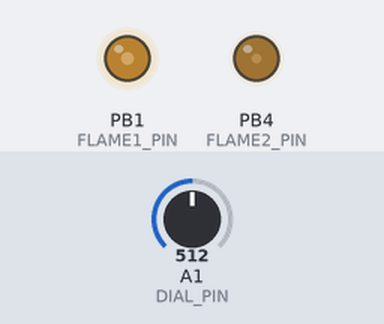
Bench run of a sketch on a simulated ATtiny85, built with avr-gcc and run on an emulated ATtiny85. Parts: output pins drawn as LEDs (lit = HIGH). The inputs (shaded band) are chosen by the test bench; at power-on: A1 (DIAL_PIN) = 512. Random numbers use the default seed unless the sketch sets one.

Above: at 1.2 s.
1.3 s: A1 (DIAL_PIN) set to 716
At 1.69 s:
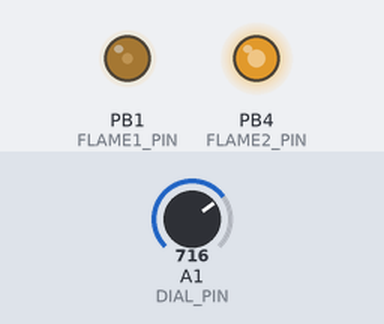
4.3 s: A1 (DIAL_PIN) set to 900
At 4.47 s:
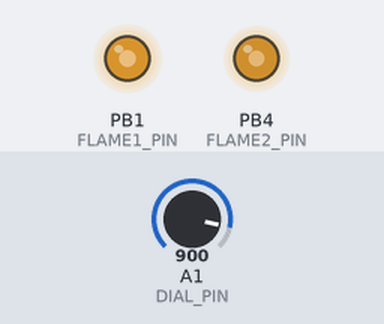
7.3 s: A1 (DIAL_PIN) set to 1023
At 7.56 s:
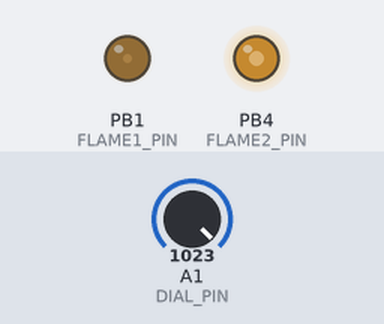
Timing chart, 0 to 32.9 s (numbered marks = the images above; inputs shaded):
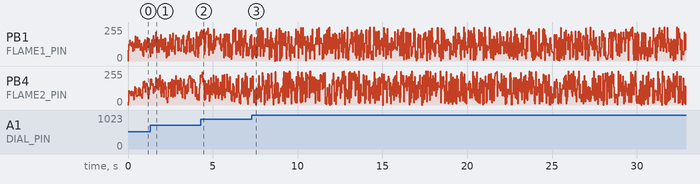

The sketch:

FlickerKit.ino
```cpp
/*

  LED/FlameKit
  __subtitle__

  For info and circuit diagrams see https://github.com/tardate/LittleArduinoProjects/tree/main/Electronics101/LED/FlameKit

 */

#include "flame.h"
#include "dial.h"

Flame flame1;
Flame flame2;
Dial dial;

const int FLAME1_PIN = 1; // ATtiny85 DIP8: PB1, pin 6
const int FLAME2_PIN = 4; // ATtiny85 DIP8: PB4, pin 3
const int DIAL_PIN = A1; // ATtiny85 DIP8: pin 7

/*
 * Command: one-time setup
 */
void setup() {
  dial.setup(DIAL_PIN, 100, 100);
  flame1.setup(FLAME1_PIN, 50, 30);
  flame2.setup(FLAME2_PIN, 30, 30);
}

/*
 * Command: main loop
 */
void loop() {
  dial.update();
  flame1.flicker(dial.level);
  flame2.flicker(dial.level);
}
```

dial.cpp
```cpp
#include "dial.h"

void Dial::setup(int control_pin, int delay, int scale) {
  _control_pin = control_pin;
  pinMode(_control_pin, INPUT);

  _update_delay = delay;
  _next_update  = millis() + _update_delay;

  _scale = scale;

  read();
}

void Dial::update() {
  if (millis() >= _next_update) {
    _next_update += _update_delay;
    read();
  }
}

void Dial::read() {
  level = map(analogRead(_control_pin), 0, 1023, 0, _scale);
}
```

dial.h
```cpp
#pragma once

#include <Arduino.h>

class Dial
{
  public:
    void setup(int control_pin, int delay = 100, int scale = 1023);
    void update();
    int level;

  private:
    int _scale;
    int _control_pin;
    int _update_delay;
    unsigned long _next_update;
    void read();
};
```

flame.cpp
```cpp
#include "flame.h"

void Flame::setup(int pin, int mix, int delay) {
  _pin = pin;
  _mix = mix;
  _update_delay = delay;
  // randomise the first update to prevent multiple flames being in sync
  _next_update  = millis() + random(_update_delay);
}

void Flame::flicker() {
  if (millis() >= _next_update) {
    _next_update += _update_delay;
    _brightness = random(0, 255);
    _brightness = (_mix * _brightness + (100 - _mix) * _old_brightness) / 100;
    _old_brightness = _brightness;
    analogWrite(_pin, _brightness);
  }
}

void Flame::flicker(int mix) {
  _mix = mix;
  flicker();
}
```

flame.h
```cpp
#pragma once

#include <Arduino.h>

class Flame
{
  public:
    void setup(int pin, int mix = 20, int delay = 100);
    void flicker();
    void flicker(int mix);

  private:
    int _pin;
    int _mix; // percentage (0..100) change to mix on each update. Lower values mean slower changes
    int _update_delay;
    unsigned long _next_update;
    int _brightness = 0;  // soft start
    int _old_brightness = 0;
};
```
